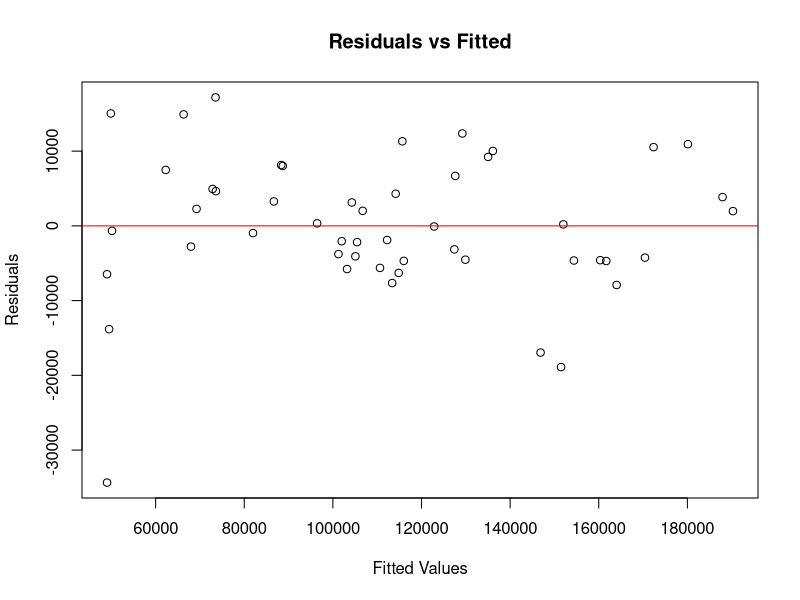
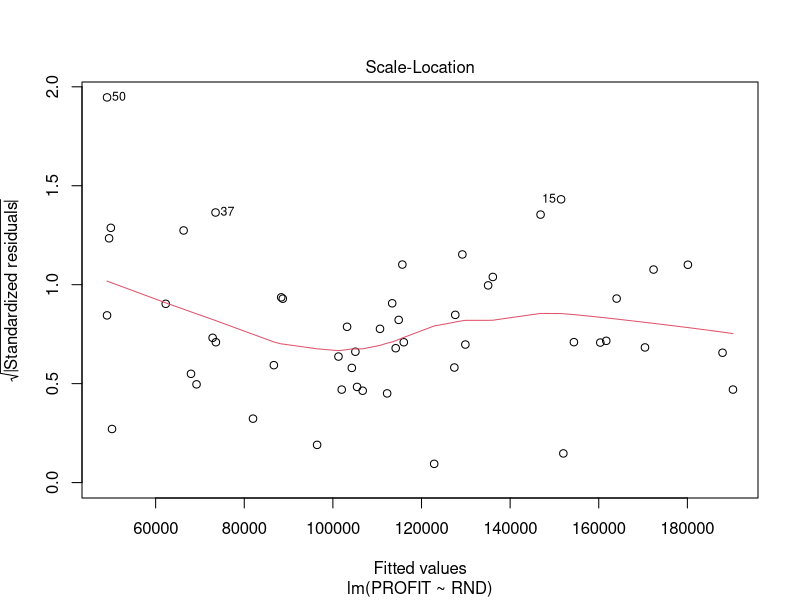

Write R code to recreate these figures, in order.


# Load Necessary Library
# Note: run command: install.packages("readr") if not already satisfied
library(readr)

# Load the Dataset
data <- read_csv("50startup.csv")

# Build the full multiple linear regression model
fullmodel <- lm(PROFIT ~ RND + ADMIN + MKT, data=data)

# Summarize full model to view the results
summary(fullmodel)

# Reduced model using only the significant variable (RND)
reducedmodel <- lm(PROFIT ~ RND, data = data)

# Summarize reduced model to view the results
summary(reducedmodel)

# TESTS FOR ASSUMPTIONS OF LINEAR REGRESSION

#Test for  Linearity Linearity plot
plot(reducedmodel$fitted.values, residuals(reducedmodel),
     xlab = "Fitted Values", ylab = "Residuals",
     main = "Residuals vs Fitted")
abline(h = 0, col = "red")


# Test for  Independence of Residuals:  Durbin-Watson test
# Note: run command: install.packages("lmtest") if not already satisfied

library(lmtest)
dwtest(reducedmodel)


#Test for Homoscedasticity
# Scale-location plot
plot(reducedmodel, which = 3)







